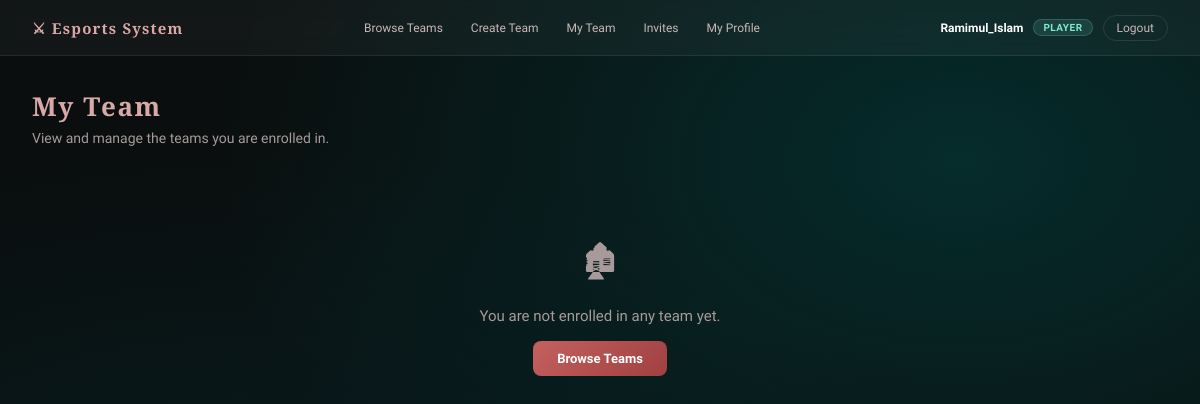
The app's page /teams/my-team/ (signed in), older data.
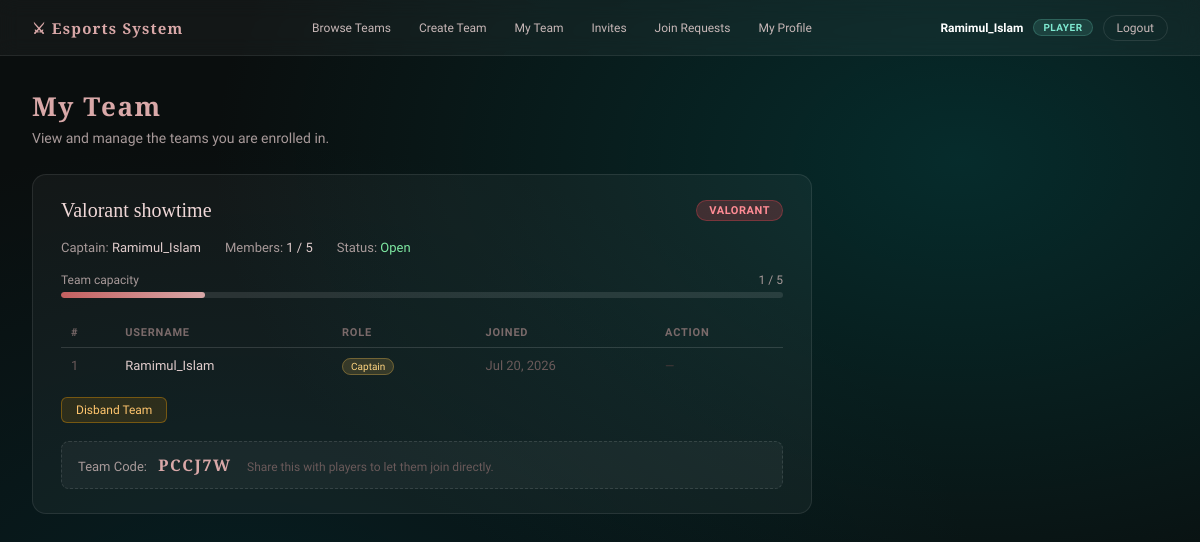
The same page, newer data.
### teams/models.py (models this page shows, shortened)
class Team(models.Model):
    GAME_CHOICES = [
        ('valorant', 'Valorant'),
        ('pubg',     'PUBG'),
    ]
    name = models.CharField(max_length=100, unique=True)
    game = models.CharField(max_length=20, choices=GAME_CHOICES)
    captain = models.ForeignKey(
        settings.AUTH_USER_MODEL,
        on_delete=models.CASCADE,
        related_name='captained_teams',
    )
    team_code = models.CharField(
        max_length=10,
        unique=True,
        default=generate_team_code,
    )
    created_at = models.DateTimeField(auto_now_add=True)
    def max_size(self):
        return 5 if self.game == 'valorant' else 4

class TeamMembership(models.Model):
    user = models.ForeignKey(
        settings.AUTH_USER_MODEL,
        on_delete=models.CASCADE,
        related_name='memberships',
    )
    team = models.ForeignKey(
        Team,
        on_delete=models.CASCADE,
        related_name='memberships',
    )
    joined_at = models.DateTimeField(auto_now_add=True)
    class Meta:
        unique_together = ('user', 'team')

### accounts/models.py (models this page shows, shortened)
class CustomUser(AbstractUser):
    ROLE_CHOICES = [
        ('player',    'Player'),
        ('organizer', 'Organizer'),
        ('admin',     'Admin'),
    ]
    role = models.CharField(
        max_length=20,
        choices=ROLE_CHOICES,
        default='player',
    )
    address = models.CharField(max_length=255, blank=True)
    phone   = models.CharField(max_length=20,  blank=True)

### teams/views.py (the view)
# urls.py: path('my-team/',                                  views.my_team,             name='my_team'),
@login_required
def my_team(request):
    memberships = TeamMembership.objects.filter(
        user=request.user
    ).select_related('team', 'team__captain')
    team_data = []
    for ms in memberships:
        team    = ms.team
        members = TeamMembership.objects.filter(team=team).select_related('user')
        team_data.append({
            'team':       team,
            'members':    members,
            'is_captain': request.user == team.captain,
            'current':    members.count(),
            'max':        team.max_size(),
        })
    return render(request, 'teams/my_team.html', {'team_data': team_data})

### teams/templates/teams/my_team.html (shortened to what this page needs)
{% extends "base.html" %}
{% block content %}
<div class="page-header">
  <h1>My Team</h1>
  <p>View and manage the teams you are enrolled in.</p>
</div>
{% if team_data %}
  {% for item in team_data %}
  <div class="team-section">
    <div class="team-section-header">
      <div class="team-title">{{ item.team.name }}</div>
      <span class="game-badge {{ item.team.game }}">{{ item.team.get_game_display }}</span>
    </div>
    <div class="team-meta-row">
      <div>Captain: <span>{{ item.team.captain.username }}</span></div>
      <div>Members: <span>{{ item.current }} / {{ item.max }}</span></div>
      <div>Status:
        {% if item.current >= item.max %}
          <span style="color:#aaa;">Full</span>
        {% else %}
          <span style="color:#7ee8a2;">Open</span>
        {% endif %}
      </div>
    </div>
    <div class="slot-bar-wrap">
      <div class="slot-label">
        <span>Team capacity</span>
        <span>{{ item.current }} / {{ item.max }}</span>
      </div>
      <div class="slot-bar-bg">
        <div class="slot-bar-fill {% if item.current >= item.max %}full{% endif %}"
             style="width: {% widthratio item.current item.max 100 %}%">
        </div>
      </div>
    </div>
    <table class="members-table">
      <thead>
        <tr>
          <th>#</th>
          <th>Username</th>
          <th>Role</th>
          <th>Joined</th>
          <th>Action</th>
        </tr>
      </thead>
      <tbody>
        {% for ms in item.members %}
        <tr>
          <td style="color:#6a5a5a;">{{ forloop.counter }}</td>
          <td>
            <a href="{% url 'view_player_profile' ms.user.pk %}"
               style="color:#e0cccc; text-decoration:none;">
              {{ ms.user.username }}
            </a>
          </td>
          <td>
            {% if ms.user == item.team.captain %}
              <span class="role-tag captain">Captain</span>
            {% else %}
              <span class="role-tag">Member</span>
            {% endif %}
          </td>
          <td style="color:#6a5a5a;">{{ ms.joined_at|date:"M d, Y" }}</td>
          <td>
            <div class="action-cell">
              {% if item.is_captain and ms.user != item.team.captain %}
                <form method="POST" action="{% url 'remove_member' item.team.pk ms.user.pk %}"
                      onsubmit="return confirm('Remove {{ ms.user.username }} from the team?')">
                  {% csrf_token %}
                  <button type="submit" class="btn-remove">Remove</button>
                </form>
                <a href="{% url 'transfer_captain' item.team.pk ms.user.pk %}"
                   class="btn-transfer"
                   onclick="return confirm('Transfer captaincy to {{ ms.user.username }}? You will become a regular member.')">
                  Make Captain
                </a>
              {% else %}
                <span style="color:#4a3a3a; font-size:12px;">—</span>
              {% endif %}
            </div>
          </td>
        </tr>
        {% endfor %}
      </tbody>
    </table>
    {% if item.is_captain and item.current == 1 %}
    <div style="margin-top: 14px;">
      <form method="POST" action="{% url 'leave_team' item.team.pk %}"
            onsubmit="return confirm('You are the only member. Leaving will disband {{ item.team.name }}. Continue?')">
        <button type="submit" class="btn-leave">Disband Team</button>
      </form>
    </div>
    {% endif %}
    {% if item.is_captain %}
    <div class="team-code-box">
      Team Code: <strong>{{ item.team.team_code }}</strong>
      <span style="font-size:12px; margin-left:12px; color:#6a5a5a;">Share this with players to let them join directly.</span>
    </div>
    {% endif %}
  </div>
  {% endfor %}
{% else %}
  <div class="empty-state">
    <span>🏚</span>
    You are not enrolled in any team yet.
    <br>
    <a href="{% url 'browse_teams' %}" class="btn-browse">Browse Teams</a>
  </div>
{% endif %}
{% endblock %}

### templates/base.html (shortened to what this page needs)
{% load static %}
<!DOCTYPE html>
<html lang="en">
<head>
</head>
<body>
{% if user.is_authenticated %}
<nav class="nav">
  <a class="nav-brand" href="/">⚔ Esports System</a>
  <div class="nav-links">
    {% if user.role == 'player' %}
      <a href="{% url 'browse_teams' %}">Browse Teams</a>
      <a href="{% url 'create_team' %}">Create Team</a>
      <a href="{% url 'my_team' %}">My Team</a>
      <a href="{% url 'my_invites' %}">Invites</a>
      {% if user.captained_teams.exists %}
          <a href="{% url 'my_join_requests' %}">Join Requests</a>
      {% endif %}
      <a href="{% url 'player_profile' %}">My Profile</a>
    {% elif user.role == 'organizer' %}
      <a href="{% url 'organizer_profile' %}">My Profile</a>
    {% elif user.role == 'admin' %}
      <a href="{% url 'admin_dashboard' %}">Dashboard</a>
    {% endif %}
  </div>
  <div class="nav-right">
    <span class="nav-username"><strong>{{ user.username }}</strong></span>
    {% if user.role %}
      <span class="role-pill {{ user.role }}">{{ user.role }}</span>
    {% endif %}
    <a href="{% url 'logout' %}" class="btn-logout">Logout</a>
  </div>
</nav>
{% endif %}
<div class="main-content">
  {% block content %}{% endblock %}
</div>
</body>
</html>

Row changes from the older to the newer data that the page shows:
added Team: team.name "Valorant showtime", team.game "VALORANT", team.captain.username "Ramimul_Islam", current "1", max "5", team.team_code "PCCJ7W"
added TeamMembership: user.username "Ramimul_Islam", shows "Captain", joined_at "Jul 20, 2026"
Text that changed along with them:
text no longer shown: "🏚 You are not enrolled in any team yet. Browse Teams"
text now shown: "Join Requests"
